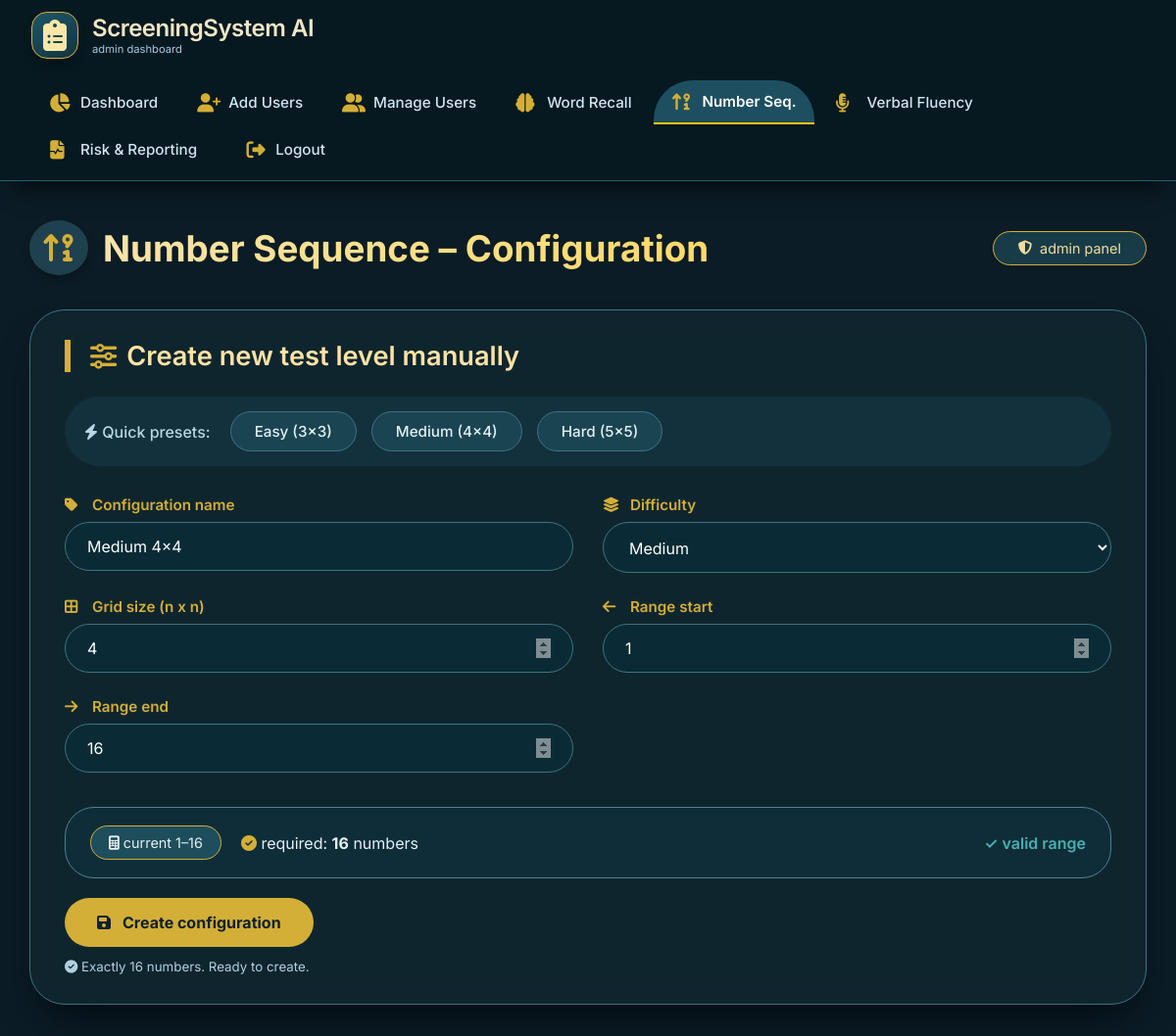
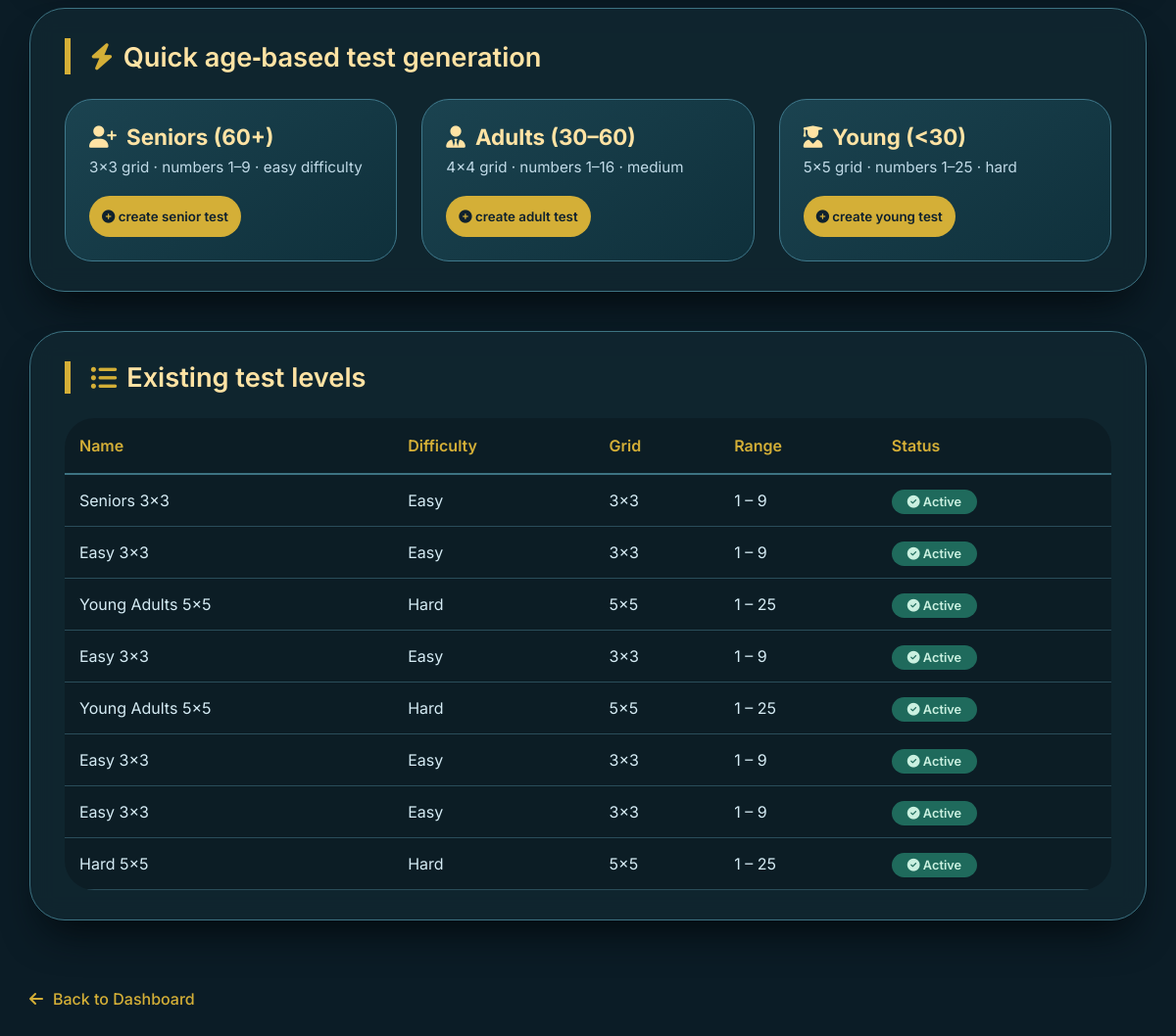
Page /number_memory_config/ on the committed database (2 pictures, top to bottom).
### app/models.py (models this page shows, shortened)
class NumberMemoryConfig(models.Model):
    DIFFICULTY_CHOICES = [
        ('easy', 'Easy'),
        ('medium', 'Medium'),
        ('hard', 'Hard'),
    ]
    name = models.CharField(max_length=100, help_text="e.g., Level 1 - 3x3")
    difficulty = models.CharField(max_length=20, choices=DIFFICULTY_CHOICES, default='medium')
    grid_size = models.IntegerField(default=3)
    number_range_start = models.IntegerField(default=1)
    number_range_end = models.IntegerField(default=9)
    is_active = models.BooleanField(default=True)

### app/views.py (the view, shortened to what this page needs)
# urls.py: path('number_memory_config/', views.number_memory_config, name='number_memory_config'),
def number_memory_config(request):
    configs = NumberMemoryConfig.objects.all().order_by('-id')
    return render(request, 'admin1/number_memory_config.html', {'configs': configs})

### app/templates/admin1/number_memory_config.html (shortened to what this page needs)
<!DOCTYPE html>
<html lang="en">
<head>
    <link rel="stylesheet" href="https://cdnjs.cloudflare.com/ajax/libs/font-awesome/6.4.0/css/all.min.css">
</head>
<body>
    <nav class="navbar">
        <div class="navbar-brand">
            <div class="brand-icon">
                <i class="fas fa-clipboard-list"></i>
            </div>
            <div>
                <h2>ScreeningSystem AI</h2>
                <span>admin dashboard</span>
            </div>
        </div>
        <div class="nav-links">
            <a href="/admin_dashboard" class="nav-item">
                <i class="fas fa-chart-pie"></i> Dashboard
            </a>
            <a href="/add_users" class="nav-item">
                <i class="fas fa-user-plus"></i> Add Users
            </a>
            <a href="/manage_user" class="nav-item">
                <i class="fas fa-user-friends"></i> Manage Users
            </a>
            <a href="/word_recall" class="nav-item">
                <i class="fas fa-brain"></i> Word Recall
            </a>
            <a href="/number_memory_config" class="nav-item active">
                <i class="fas fa-sort-numeric-up-alt"></i> Number Seq.
            </a>
            <a href="/verbal_fluency" class="nav-item">
                <i class="fas fa-microphone-alt"></i> Verbal Fluency
            </a>
            <a href="/test_scores" class="nav-item">
                <i class="fas fa-file-medical-alt"></i> Risk & Reporting
            </a>
            <form action="{% url 'user_logout' %}" method="POST" style="display: inline;">
                <button type="submit" class="nav-item logout-item" style="background: none; border: none; cursor: pointer;">
                    <i class="fas fa-sign-out-alt"></i> Logout
                </button>
            </form>
        </div>
    </nav>
    <div class="admin-container">
        <div class="page-header">
            <h1>
                <i class="fas fa-sort-numeric-up-alt"></i>
            </h1>
            <div class="badge-info">
                <i class="fas fa-shield-alt"></i> admin panel
            </div>
        </div>
        <div class="glass-card">
            <div class="card-title">
                <i class="fas fa-sliders-h"></i> Create new test level manually
            </div>
            <div class="preset-wrapper">
                <span class="preset-label"><i class="fas fa-bolt"></i> Quick presets:</span>
                <button type="button" class="preset-btn" onclick="setPreset('easy')">Easy (3x3)</button>
                <button type="button" class="preset-btn" onclick="setPreset('medium')">Medium (4x4)</button>
                <button type="button" class="preset-btn" onclick="setPreset('hard')">Hard (5x5)</button>
            </div>
            <form method="post" id="configForm">
                <div class="form-grid">
                    <div class="form-group">
                        <label><i class="fas fa-tag"></i> Configuration name</label>
                        <input type="text" name="name" id="configName" placeholder="e.g., Beginner 3x3" required>
                    </div>
                    <div class="form-group">
                        <label><i class="fas fa-layer-group"></i> Difficulty</label>
                        <select name="difficulty" id="difficulty" onchange="updateGridSize()">
                            <option value="medium" selected>Medium</option>
                        </select>
                    </div>
                    <div class="form-group">
                        <label><i class="fas fa-border-all"></i> Grid size (n x n)</label>
                        <input type="number" name="grid_size" id="gridSize" min="2" max="5" value="3" required onchange="updateNumberRange()">
                    </div>
                    <div class="form-group">
                        <label><i class="fas fa-arrow-left"></i> Range start</label>
                        <input type="number" name="number_range_start" id="rangeStart" value="1" required onchange="validateRange()">
                    </div>
                    <div class="form-group">
                        <label><i class="fas fa-arrow-right"></i> Range end</label>
                        <input type="number" name="number_range_end" id="rangeEnd" value="9" required onchange="validateRange()">
                    </div>
                    <div class="range-info">
                        <div class="range-detail">
                            <span class="range-badge"><i class="fas fa-calculator"></i> current <span id="currentRange">1–9</span></span>
                            <span><i class="fas fa-check-circle" style="color: #d4af37;"></i> required: <strong id="requiredCount">9</strong> numbers</span>
                        </div>
                        <div class="range-status" id="rangeStatusContainer">
                            <span id="rangeStatusText" class="status-valid">✓ valid range</span>
                        </div>
                    </div>
                </div>
                <button type="submit" class="btn" id="submitBtn" style="margin-top: 20px;">
                    <i class="fas fa-save"></i> Create configuration
                </button>
                <small style="display: block; margin-top: 12px; color: #b0d0df;" id="rangeHint">
                </small>
            </form>
        </div>
        <div class="glass-card">
            <div class="card-title">
                <i class="fas fa-bolt"></i> Quick age‑based test generation
            </div>
            <div class="quick-grid">
                <div class="quick-card">
                    <h3><i class="fas fa-user-plus"></i> Seniors (60+)</h3>
                    <p>3x3 grid · numbers 1–9 · easy difficulty</p>
                    <form method="post">
                        <button type="submit" class="btn-small"><i class="fas fa-plus-circle"></i> create senior test</button>
                    </form>
                </div>
                <div class="quick-card">
                    <h3><i class="fas fa-user-tie"></i> Adults (30–60)</h3>
                    <p>4x4 grid · numbers 1–16 · medium</p>
                    <form method="post">
                        <button type="submit" class="btn-small"><i class="fas fa-plus-circle"></i> create adult test</button>
                    </form>
                </div>
                <div class="quick-card">
                    <h3><i class="fas fa-user-graduate"></i> Young (<30)</h3>
                    <p>5x5 grid · numbers 1–25 · hard</p>
                    <form method="post">
                        <button type="submit" class="btn-small"><i class="fas fa-plus-circle"></i> create young test</button>
                    </form>
                </div>
            </div>
        </div>
        <div class="glass-card">
            <div class="card-title">
                <i class="fas fa-list-ul"></i> Existing test levels
            </div>
            <div class="table-wrapper">
                <table>
                    <thead>
                        <tr>
                            <th>Name</th>
                            <th>Difficulty</th>
                            <th>Grid</th>
                            <th>Range</th>
                            <th>Status</th>
                        </tr>
                    </thead>
                    <tbody>
                        {% for config in configs %}
                        <tr>
                            <td>{{ config.name }}</td>
                            <td>{{ config.get_difficulty_display }}</td>
                            <td>{{ config.grid_size }}x{{ config.grid_size }}</td>
                            <td>{{ config.number_range_start }} – {{ config.number_range_end }}</td>
                            <td>
                                {% if config.is_active %}
                                <span class="badge"><i class="fas fa-check-circle"></i> Active</span>
                                {% else %}
                                <span class="badge inactive"><i class="fas fa-ban"></i> Inactive</span>
                                {% endif %}
                            </td>
                        </tr>
                        {% empty %}
                        <tr>
                            <td colspan="5" style="text-align: center; padding: 40px; color: #b0d0df;">
                                <i class="fas fa-database" style="font-size: 2rem; opacity: 0.5;"></i><br>No configurations yet.
                            </td>
                        </tr>
                        {% endfor %}
                    </tbody>
                </table>
            </div>
        </div>
        <a href="{% url 'admin_dashboard' %}" class="back-link">
            <i class="fas fa-arrow-left"></i> Back to Dashboard
        </a>
    </div>
</body>
</html>

### rows in the picture
NumberMemoryConfig: name "Seniors 3x3", difficulty "Easy", grid_size "3", number_range_start "1", number_range_end "9", is_active True (drawn)
NumberMemoryConfig: name "Easy 3x3", difficulty "Easy", grid_size "3", number_range_start "1", number_range_end "9", is_active True (drawn)
NumberMemoryConfig: name "Young Adults 5x5", difficulty "Hard", grid_size "5", number_range_start "1", number_range_end "25", is_active True (drawn)
NumberMemoryConfig: name "Easy 3x3", difficulty "Easy", grid_size "3", number_range_start "1", number_range_end "9", is_active True (drawn)
NumberMemoryConfig: name "Young Adults 5x5", difficulty "Hard", grid_size "5", number_range_start "1", number_range_end "25", is_active True (drawn)
NumberMemoryConfig: name "Easy 3x3", difficulty "Easy", grid_size "3", number_range_start "1", number_range_end "9", is_active True (drawn)
NumberMemoryConfig: name "Easy 3x3", difficulty "Easy", grid_size "3", number_range_start "1", number_range_end "9", is_active True (drawn)
NumberMemoryConfig: name "Hard 5x5", difficulty "Hard", grid_size "5", number_range_start "1", number_range_end "25", is_active True (drawn)
